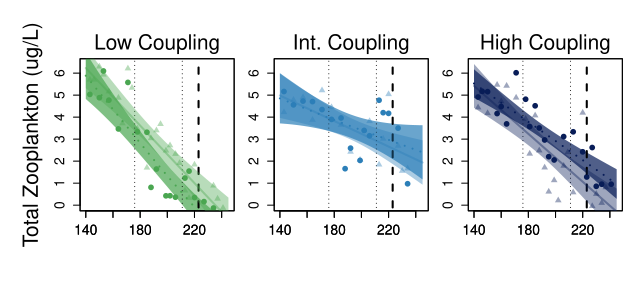

Write R code to recreate this figure.
## Zooplankton GAM Time Series Exploration ## 
## GAM Code originally written by Grace Wilkinson 
## Adapted for Zooplankton data by Tyler Butts 

# Read in the relevant data and packages
# ========= PACKAGES ========== #
if (!require(mgcv)) install.packages('mgcv')
library(mgcv)
if (!require(tidyverse)) install.packages('tidyverse')
library(tidyverse)

hort_zoop

## Separate by grouping - total biomass, cladocerans, copepods, rotifers ## 
tot = hort_zoop %>%
  group_by(pond_id, doy) %>%
  summarise(tot_biomass = sum(biomass)) %>%
  ungroup()


clad = hort_zoop %>%
  filter(group=='SmCladocera' | group == 'Bosmina' | group == 'LgCladocera' | group == 'Ceriodaphnia' | group == 'Chydorus' |
           group == 'Daphnia' | group == 'Simocephalus') %>% 
  group_by(pond_id, doy) %>%
  summarise(clad_biomass = sum(biomass)) %>%
  ungroup()

cope = hort_zoop %>%
  filter(group =='Calanoid' | group == 'Cyclopoid' | group == 'Nauplii') %>% 
  group_by(pond_id, doy) %>% 
  summarise(cope_biomass = sum(biomass)) %>%
  ungroup()

roti = hort_zoop %>% 
  filter(group == 'Rotifer') %>%
  group_by(pond_id, doy) %>%
  summarise(roti_biomass = sum(biomass)) %>%
  ungroup()

## Total Zooplankton ## ===========================
  
# Because we will be plotting by pond, make some separate data frames to make life easier
zoopA = tot %>% #pulse, int
  filter(pond_id == "A") 

zoopB = tot %>% #pulse, low
  filter(pond_id == "B") 

zoopC = tot %>% #pulse, high
  filter(pond_id == "C") 

zoopD = tot %>% #ref, int
  filter(pond_id == "D") 

zoopE = tot %>% #ref, high
  filter(pond_id == "E") 

zoopF = tot %>% #ref, low
  filter(pond_id == "F") 

# GAM-ing the zooplankton for pattern - not analysis...
#=============================================================

# Low Coupling Treatment===========
#Total P GAM - Pond A
zp_A_gam <- gam(tot_biomass~ s(doy, k = 17),data = zoopA, method = 'REML')
summary(zp_A_gam) # gam.check(zp_A_gam)
#Total P GAM - Pond D
zp_D_gam <- gam(tot_biomass~ s(doy, k = 16),data = zoopD, method = 'REML')
summary(zp_D_gam) # gam.check(zp_D_gam)

# Intermediate Coupling Treatment===========
#Total P GAM - Pond C
zp_C_gam <- gam(tot_biomass~ s(doy, k = 17),data = zoopC, method = 'REML')
summary(zp_C_gam) # gam.check(zp_C_gam)
#Total P GAM - Pond E
zp_E_gam <- gam(tot_biomass~ s(doy, k = 17),data = zoopE, method = 'REML')
summary(zp_E_gam) # gam.check(zp_E_gam)

# High Coupling Treatment===========
#Total P GAM - Pond B
zp_B_gam <- gam(tot_biomass~ s(doy, k = 17),data = zoopB, method = 'REML')
summary(zp_B_gam) # gam.check(zp_B_gam)
#Total P GAM - Pond F
zp_F_gam <- gam(tot_biomass~ s(doy, k = 17),data = zoopF, method = 'REML')
summary(zp_F_gam) # gam.check(zp_F_gam)

# Log Scale # 
# Low Coupling Treatment===========
#Total P GAM - Pond A
zp_A_gam2 <- gam(log(tot_biomass)~ s(doy, k = 17),data = zoopA, method = 'REML')
summary(zp_A_gam2) # gam.check(zp_A_gam2)
#Total P GAM - Pond D
zp_D_gam2 <- gam(log(tot_biomass)~ s(doy, k = 16),data = zoopD, method = 'REML')
summary(zp_D_gam2) # gam.check(zp_D_gam2)

# Intermediate Coupling Treatment===========
#Total P GAM - Pond C
zp_C_gam2 <- gam(log(tot_biomass)~ s(doy, k = 17),data = zoopC, method = 'REML')
summary(zp_C_gam2) # gam.check(zp_C_gam2)
#Total P GAM - Pond E
zp_E_gam2 <- gam(log(tot_biomass)~ s(doy, k = 17),data = zoopE, method = 'REML')
summary(zp_E_gam2) # gam.check(zp_E_gam2)

# High Coupling Treatment===========
#Total P GAM - Pond B
zp_B_gam2 <- gam(log(tot_biomass)~ s(doy, k = 17),data = zoopB, method = 'REML')
summary(zp_B_gam2) # gam.check(zp_B_gam2)
#Total P GAM - Pond F
zp_F_gam2 <- gam(log(tot_biomass)~ s(doy, k = 17),data = zoopF, method = 'REML')
summary(zp_F_gam2) # gam.check(zp_F_gam2)

#Plotting Colors
#Colors for data visualization
#Ref: lty = 3, pulse: lty = 1
low_col_B = rgb(74, 166, 81, max = 255, alpha = 180) #Pond B, Pond F
low_col_F = rgb(74, 166, 81, max = 255, alpha = 100) #Pond B, Pond F
low_col = rgb(74, 166, 81, max = 255, alpha = 255) #Pond B, Pond F

int_col_A = rgb(44, 127, 184, max = 255, alpha = 180) #Pond A, pond D
int_col_D = rgb(44, 127, 184, max = 255, alpha = 100) #Pond A, pond D
int_col = rgb(44, 127, 184, max = 255, alpha = 255) #Pond A, pond D

high_col_C = rgb(8, 29, 88, max = 255, alpha = 180) #Pond C, Pond E
high_col_E = rgb(8, 29, 88, max = 255, alpha = 100) #Pond C, Pond E
high_col = rgb(8, 29, 88, max = 255, alpha = 255) #Pond C, Pond E


#============================
# Set up the Plot
windows(height = 3, width = 6.5)
par(mfrow =c(1,3),omi = c(0.5,0.5,0.5,0.1), mai = c(0.3,0.3,0.1,0.1))

#Plot of the Total P GAM for POND B ===============
plot(zp_B_gam, select = 1, 
     seWithMean = TRUE, shift = coef(zp_B_gam)[1],
     se = TRUE, residuals = TRUE, all.terms = TRUE, shade = TRUE, rug = FALSE,
     shade.col = low_col_B, ylim=c(0,600), xlim=c(140, 245),
     cex = 0.75, pch = 19, lwd = 2, lty = 3, col = low_col,
     xlab = "", ylab = "", cex.axis= 1.2)

#Add in the nutrient pulse dates to the graph
lines(c(176,176), c(-10,700), lty = 3)
lines(c(211,211), c(-10,700), lty = 3)
lines(c(223,223), c(-10,700), lty = 2, lwd = 2)

#Plot of the Total P GAM for POND F ===============
par(new = TRUE) #add new smooth to the same plot
plot(zp_F_gam, select = 1, 
     seWithMean = TRUE, shift = coef(zp_F_gam)[1],
     se = TRUE, residuals = TRUE, all.terms = TRUE, shade = TRUE, rug = FALSE,
     shade.col = low_col_F, yaxt = "n", xlim=c(140, 245), ylim=c(0,600),
     cex = 1, pch = 17, lwd = 2, lty = 1, col = low_col_F,
     xlab = "", ylab = "", cex.axis= 1.2)
mtext(side = 2, line = 3, "Total Zooplankton (ug/L)", cex = 1.25)
mtext(side = 3, line = 0.5, "Low Coupling", cex = 1.25)

#==================================================
#Plot of the Total P GAM for POND A ===============
plot(zp_A_gam, select = 1, 
     seWithMean = TRUE, shift = coef(zp_A_gam)[1],
     se = TRUE, residuals = TRUE, all.terms = TRUE, shade = TRUE, rug = FALSE,
     shade.col = int_col_A, ylim = c(0,600), xlim = c(140,245),
     cex = 0.75, pch = 19, lwd = 2, lty = 3, col = int_col,
     xlab = "", ylab = "", cex.axis= 1.2)

#Add in the nutrient pulse dates to the graph
lines(c(176,176), c(-10,700), lty = 3)
lines(c(211,211), c(-10,700), lty = 3)
lines(c(223,223), c(-10,700), lty = 2, lwd = 2)

#Plot of the Total P GAM for POND D ===============
par(new = TRUE) #add new smooth to the same plot
plot(zp_D_gam, select = 1, 
     seWithMean = TRUE, shift = coef(zp_D_gam)[1],
     se = TRUE, residuals = TRUE, all.terms = TRUE, shade = TRUE, rug = FALSE,
     shade.col = int_col_D, yaxt = "n", xlim = c(140, 245), ylim = c(0,600), 
     cex = 1, pch = 17, lwd = 2, lty = 1, col = int_col_D,
     xlab = "", ylab = "", cex.axis= 1.2)
mtext(side = 3, line = 0.5, "Int. Coupling", cex = 1.25)

#==================================================
#Plot of the Total P GAM for POND C ===============
plot(zp_C_gam, select = 1, 
     seWithMean = TRUE, shift = coef(zp_C_gam)[1],
     se = TRUE, residuals = TRUE, all.terms = TRUE, shade = TRUE, rug = FALSE,
     shade.col = high_col_C,  ylim = c(0,600), xlim=c(140, 245), 
     cex = 0.75, pch = 19, lwd = 2, lty = 3, col = high_col,
     xlab = "", ylab = "", cex.axis= 1.2)

#Add in the nutrient pulse dates to the graph
lines(c(176,176), c(-10,700), lty = 3)
lines(c(211,211), c(-10,700), lty = 3)
lines(c(223,223), c(-10,700), lty = 2, lwd = 2)

#Plot of the Total P GAM for POND E ===============
par(new = TRUE) #add new smooth to the same plot
plot(zp_E_gam, select = 1, 
     seWithMean = TRUE, shift = coef(zp_E_gam)[1],
     se = TRUE, residuals = TRUE, all.terms = TRUE, shade = TRUE, rug = FALSE,
     shade.col = high_col_E, yaxt = "n", ylim=c(0,600), xlim=c(140,245),
     cex = 1, pch = 17, lwd = 2, lty = 1, col = high_col_E,
     xlab = "", ylab = "", cex.axis= 1.2)
mtext(side = 3, line = 0.5, "High Coupling", cex = 1.25)

# Using a Log Scale # 
# Set up the Plot
windows(height = 3, width = 6.5)
par(mfrow =c(1,3),omi = c(0.5,0.5,0.5,0.1), mai = c(0.3,0.3,0.1,0.1))

#Plot of the Total P gam2 for POND B ===============
plot(zp_B_gam2, select = 1, 
     seWithMean = TRUE, shift = coef(zp_B_gam2)[1],
     se = TRUE, residuals = TRUE, all.terms = TRUE, shade = TRUE, rug = FALSE,
     shade.col = low_col_B, ylim=c(log(1),log(600)), xlim=c(140, 245),
     cex = 0.75, pch = 19, lwd = 2, lty = 3, col = low_col,
     xlab = "", ylab = "", cex.axis= 1.2)

#Add in the nutrient pulse dates to the graph
lines(c(176,176), c(-10,700), lty = 3)
lines(c(211,211), c(-10,700), lty = 3)
lines(c(223,223), c(-10,700), lty = 2, lwd = 2)

#Plot of the Total P gam2 for POND F ===============
par(new = TRUE) #add new smooth to the same plot
plot(zp_F_gam2, select = 1, 
     seWithMean = TRUE, shift = coef(zp_F_gam2)[1],
     se = TRUE, residuals = TRUE, all.terms = TRUE, shade = TRUE, rug = FALSE,
     shade.col = low_col_F, yaxt = "n", ylim=c(log(1),log(600)), xlim=c(140, 245),
     cex = 1, pch = 17, lwd = 2, lty = 1, col = low_col_F,
     xlab = "", ylab = "", cex.axis= 1.2)
mtext(side = 2, line = 3, "Total Zooplankton (ug/L)", cex = 1.25)
mtext(side = 3, line = 0.5, "Low Coupling", cex = 1.25)

#==================================================
#Plot of the Total P gam2 for POND A ===============
plot(zp_A_gam2, select = 1, 
     seWithMean = TRUE, shift = coef(zp_A_gam2)[1],
     se = TRUE, residuals = TRUE, all.terms = TRUE, shade = TRUE, rug = FALSE,
     shade.col = int_col_A, ylim=c(log(1),log(600)), xlim=c(140, 245),
     cex = 0.75, pch = 19, lwd = 2, lty = 3, col = int_col,
     xlab = "", ylab = "", cex.axis= 1.2)

#Add in the nutrient pulse dates to the graph
lines(c(176,176), c(-10,700), lty = 3)
lines(c(211,211), c(-10,700), lty = 3)
lines(c(223,223), c(-10,700), lty = 2, lwd = 2)

#Plot of the Total P gam2 for POND D ===============
par(new = TRUE) #add new smooth to the same plot
plot(zp_D_gam2, select = 1, 
     seWithMean = TRUE, shift = coef(zp_D_gam2)[1],
     se = TRUE, residuals = TRUE, all.terms = TRUE, shade = TRUE, rug = FALSE,
     shade.col = int_col_D, yaxt = "n", ylim=c(log(1),log(600)), xlim=c(140, 245),
     cex = 1, pch = 17, lwd = 2, lty = 1, col = int_col_D,
     xlab = "", ylab = "", cex.axis= 1.2)
mtext(side = 3, line = 0.5, "Int. Coupling", cex = 1.25)

#==================================================
#Plot of the Total P gam2 for POND C ===============
plot(zp_C_gam2, select = 1, 
     seWithMean = TRUE, shift = coef(zp_C_gam2)[1],
     se = TRUE, residuals = TRUE, all.terms = TRUE, shade = TRUE, rug = FALSE,
     shade.col = high_col_C,  ylim=c(log(1),log(600)), xlim=c(140, 245),
     cex = 0.75, pch = 19, lwd = 2, lty = 3, col = high_col,
     xlab = "", ylab = "", cex.axis= 1.2)

#Add in the nutrient pulse dates to the graph
lines(c(176,176), c(-10,700), lty = 3)
lines(c(211,211), c(-10,700), lty = 3)
lines(c(223,223), c(-10,700), lty = 2, lwd = 2)

#Plot of the Total P gam2 for POND E ===============
par(new = TRUE) #add new smooth to the same plot
plot(zp_E_gam2, select = 1, 
     seWithMean = TRUE, shift = coef(zp_E_gam2)[1],
     se = TRUE, residuals = TRUE, all.terms = TRUE, shade = TRUE, rug = FALSE,
     shade.col = high_col_E, yaxt = "n",ylim=c(log(1),log(600)), xlim=c(140, 245),
     cex = 1, pch = 17, lwd = 2, lty = 1, col = high_col_E,
     xlab = "", ylab = "", cex.axis= 1.2)
mtext(side = 3, line = 0.5, "High Coupling", cex = 1.25)


# GAM-ing the nutrients for pattern - not analysis...
#=============================================================

# Low Coupling Treatment===========
#Total N GAM - Pond A
tn_A_gam <- gam(tn ~ s(doy, k = 40),data = fieldA, method = 'REML')
summary(tn_A_gam) # gam.check(tn_A_gam)
#Total N GAM - Pond D
tn_D_gam <- gam(tn ~ s(doy, k = 40),data = fieldD, method = 'REML')
summary(tn_D_gam) # gam.check(tn_D_gam)

# Intermediate Coupling Treatment===========
#Total N GAM - Pond C
tn_C_gam <- gam(tn ~ s(doy, k = 40),data = fieldC, method = 'REML')
summary(tn_C_gam) # gam.check(tn_C_gam)
#Total N GAM - Pond E
tn_E_gam <- gam(tn ~ s(doy, k = 40),data = fieldE, method = 'REML')
summary(tn_E_gam) # gam.check(tn_E_gam)

# High Coupling Treatment===========
#Total N GAM - Pond B
tn_B_gam <- gam(tn ~ s(doy, k = 40),data = fieldB, method = 'REML')
summary(tn_B_gam) # gam.check(tn_B_gam)
#Total N GAM - Pond F
tn_F_gam <- gam(tn ~ s(doy, k = 40),data = fieldF, method = 'REML')
summary(tn_F_gam) # gam.check(tn_F_gam)

#Plot of the Total N GAM for POND B ===============
plot(tn_B_gam, select = 1, 
     seWithMean = TRUE, shift = coef(tn_B_gam)[1],
     se = TRUE, residuals = TRUE, all.terms = TRUE, shade = TRUE, rug = FALSE,
     shade.col = low_col_B, ylim = c(0,1),
     cex = 0.75, pch = 19, lwd = 2, lty = 3, col = low_col,
     xlab = "", ylab = "", cex.axis= 1.2)

#Add in the nutrient pulse dates to the graph
lines(c(176,176), c(-10,100), lty = 3)
lines(c(211,211), c(-10,100), lty = 3)
lines(c(223,223), c(-10,100), lty = 2, lwd = 2)

#Plot of the Total N GAM for POND F ===============
par(new = TRUE) #add new smooth to the same plot
plot(tn_F_gam, select = 1, 
     seWithMean = TRUE, shift = coef(tn_F_gam)[1],
     se = TRUE, residuals = TRUE, all.terms = TRUE, shade = TRUE, rug = FALSE,
     shade.col = low_col_F, yaxt = "n",
     cex = 1, pch = 17, lwd = 2, lty = 1, col = low_col_F,
     xlab = "", ylab = "", cex.axis= 1.2)
mtext(side = 2, line = 3, "Total N (mg/L)", cex = 1.25)

#==================================================
#Plot of the Total N GAM for POND A ===============
plot(tn_A_gam, select = 1, 
     seWithMean = TRUE, shift = coef(tn_A_gam)[1],
     se = TRUE, residuals = TRUE, all.terms = TRUE, shade = TRUE, rug = FALSE,
     shade.col = int_col_A, ylim = c(0,1),
     cex = 0.75, pch = 19, lwd = 2, lty = 3, col = int_col,
     xlab = "", ylab = "", cex.axis= 1.2)

#Add in the nutrient pulse dates to the graph
lines(c(176,176), c(-10,200), lty = 3)
lines(c(211,211), c(-10,200), lty = 3)
lines(c(223,223), c(-10,200), lty = 2, lwd = 2)

#Plot of the Total N GAM for POND D ===============
par(new = TRUE) #add new smooth to the same plot
plot(tn_D_gam, select = 1, 
     seWithMean = TRUE, shift = coef(tn_D_gam)[1],
     se = TRUE, residuals = TRUE, all.terms = TRUE, shade = TRUE, rug = FALSE,
     shade.col = int_col_D, yaxt = "n",
     cex = 1, pch = 17, lwd = 2, lty = 1, col = int_col_D,
     xlab = "", ylab = "", cex.axis= 1.2)

#==================================================
#Plot of the Total N GAM for POND C ===============
plot(tn_C_gam, select = 1, 
     seWithMean = TRUE, shift = coef(tn_C_gam)[1],
     se = TRUE, residuals = TRUE, all.terms = TRUE, shade = TRUE, rug = FALSE,
     shade.col = high_col_C,  ylim = c(0,1),
     cex = 0.75, pch = 19, lwd = 2, lty = 3, col = high_col,
     xlab = "", ylab = "", cex.axis= 1.2)

#Add in the nutrient pulse dates to the graph
lines(c(176,176), c(-10,100), lty = 3)
lines(c(211,211), c(-10,100), lty = 3)
lines(c(223,223), c(-10,100), lty = 2, lwd = 2)

#Plot of the Total N GAM for POND E ===============
par(new = TRUE) #add new smooth to the same plot
plot(tn_E_gam, select = 1, 
     seWithMean = TRUE, shift = coef(tn_E_gam)[1],
     se = TRUE, residuals = TRUE, all.terms = TRUE, shade = TRUE, rug = FALSE,
     shade.col = high_col_E, yaxt = "n",
     cex = 1, pch = 17, lwd = 2, lty = 1, col = high_col_E,
     xlab = "", ylab = "", cex.axis= 1.2)


# GAM-ing the nutrients for pattern - not analysis...
#=============================================================

# Low Coupling Treatment===========
#NP Ratio GAM - Pond A
np_ratio_A_gam <- gam(np_ratio ~ s(doy, k = 40),data = fieldA, method = 'REML')
summary(np_ratio_A_gam) # gam.check(np_ratio_A_gam)
#NP Ratio GAM - Pond D
np_ratio_D_gam <- gam(np_ratio ~ s(doy, k = 40),data = fieldD, method = 'REML')
summary(np_ratio_D_gam) # gam.check(np_ratio_D_gam)

# Intermediate Coupling Treatment===========
#NP Ratio GAM - Pond C
np_ratio_C_gam <- gam(np_ratio ~ s(doy, k = 40),data = fieldC, method = 'REML')
summary(np_ratio_C_gam) # gam.check(np_ratio_C_gam)
#NP Ratio GAM - Pond E
np_ratio_E_gam <- gam(np_ratio ~ s(doy, k = 40),data = fieldE, method = 'REML')
summary(np_ratio_E_gam) # gam.check(np_ratio_E_gam)

# High Coupling Treatment===========
#NP Ratio GAM - Pond B
np_ratio_B_gam <- gam(np_ratio ~ s(doy, k = 40),data = fieldB, method = 'REML')
summary(np_ratio_B_gam) # gam.check(np_ratio_B_gam)
#NP Ratio GAM - Pond F
np_ratio_F_gam <- gam(np_ratio ~ s(doy, k = 40),data = fieldF, method = 'REML')
summary(np_ratio_F_gam) # gam.check(np_ratio_F_gam)

#Plot of the NP Ratio GAM for POND B ===============
plot(np_ratio_B_gam, select = 1, 
     seWithMean = TRUE, shift = coef(np_ratio_B_gam)[1],
     se = TRUE, residuals = TRUE, all.terms = TRUE, shade = TRUE, rug = FALSE,
     shade.col = low_col_B, ylim = c(0,10),
     cex = 0.75, pch = 19, lwd = 2, lty = 3, col = low_col,
     xlab = "", ylab = "", cex.axis= 1.2)

#Add in the nutrient pulse dates to the graph
lines(c(176,176), c(-10,100), lty = 3)
lines(c(211,211), c(-10,100), lty = 3)
lines(c(223,223), c(-10,100), lty = 2, lwd = 2)

#Plot of the NP Ratio GAM for POND F ===============
par(new = TRUE) #add new smooth to the same plot
plot(np_ratio_F_gam, select = 1, 
     seWithMean = TRUE, shift = coef(np_ratio_F_gam)[1],
     se = TRUE, residuals = TRUE, all.terms = TRUE, shade = TRUE, rug = FALSE,
     shade.col = low_col_F, yaxt = "n",
     cex = 1, pch = 17, lwd = 2, lty = 1, col = low_col_F,
     xlab = "", ylab = "", cex.axis= 1.2)
mtext(side = 2, line = 3, "N:P Ratio", cex = 1.25)

#==================================================
#Plot of the NP Ratio GAM for POND A ===============
plot(np_ratio_A_gam, select = 1, 
     seWithMean = TRUE, shift = coef(np_ratio_A_gam)[1],
     se = TRUE, residuals = TRUE, all.terms = TRUE, shade = TRUE, rug = FALSE,
     shade.col = int_col_A,  ylim = c(0,10),
     cex = 0.75, pch = 19, lwd = 2, lty = 3, col = int_col,
     xlab = "", ylab = "", cex.axis= 1.2)

#Add in the nutrient pulse dates to the graph
lines(c(176,176), c(-10,200), lty = 3)
lines(c(211,211), c(-10,200), lty = 3)
lines(c(223,223), c(-10,200), lty = 2, lwd = 2)

#Plot of the NP Ratio GAM for POND D ===============
par(new = TRUE) #add new smooth to the same plot
plot(np_ratio_D_gam, select = 1, 
     seWithMean = TRUE, shift = coef(np_ratio_D_gam)[1],
     se = TRUE, residuals = TRUE, all.terms = TRUE, shade = TRUE, rug = FALSE,
     shade.col = int_col_D, yaxt = "n",
     cex = 1, pch = 17, lwd = 2, lty = 1, col = int_col_D,
     xlab = "", ylab = "", cex.axis= 1.2)
mtext(side = 1, line = 3.5, "Day of Year, 2020", cex = 1.25)


#==================================================
#Plot of the NP Ratio GAM for POND C ===============
plot(np_ratio_C_gam, select = 1, 
     seWithMean = TRUE, shift = coef(np_ratio_C_gam)[1],
     se = TRUE, residuals = TRUE, all.terms = TRUE, shade = TRUE, rug = FALSE,
     shade.col = high_col_C, ylim = c(0,10),
     cex = 0.75, pch = 19, lwd = 2, lty = 3, col = high_col,
     xlab = "", ylab = "", cex.axis= 1.2)

#Add in the nutrient pulse dates to the graph
lines(c(176,176), c(-10,100), lty = 3)
lines(c(211,211), c(-10,100), lty = 3)
lines(c(223,223), c(-10,100), lty = 2, lwd = 2)

#Plot of the NP Ratio GAM for POND E ===============
par(new = TRUE) #add new smooth to the same plot
plot(np_ratio_E_gam, select = 1, 
     seWithMean = TRUE, shift = coef(np_ratio_E_gam)[1],
     se = TRUE, residuals = TRUE, all.terms = TRUE, shade = TRUE, rug = FALSE,
     shade.col = high_col_E, yaxt = "n",
     cex = 1, pch = 17, lwd = 2, lty = 1, col = high_col_E,
     xlab = "", ylab = "", cex.axis= 1.2)
